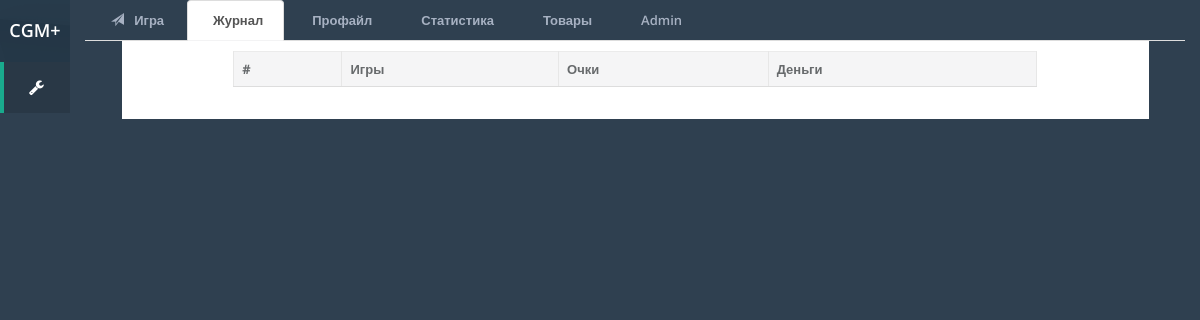
Before: /tree/history/ (signed in) with the older database file.
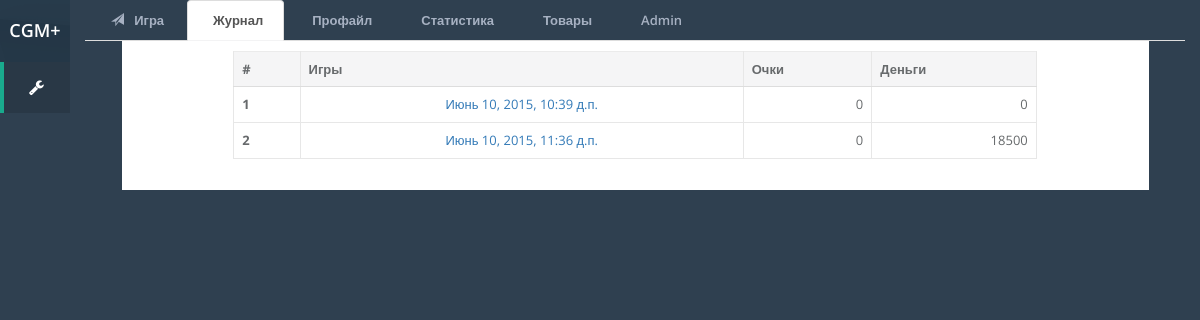
After: the same page with the newer database file.
### tree/models.py (models this page shows, shortened)
class User_rezult(models.Model):
    user_output = models.ForeignKey(User)
    question_output = models.CharField(max_length=200)
    answer_output = models.ForeignKey(Answer,blank = True,null = True)
    type_quest = models.CharField(max_length=200)
    point = models.IntegerField(default=0)
    money = models.IntegerField(default=0)
    session_output = models.CharField(max_length=36)
    date_create = models.DateTimeField(auto_now=True)
    best_choise = models.CharField(max_length=150)

### tree/views.py (the view)
def history(request):
    context = {}
    context = for_history(request, context)
    context = make_game(context,'act_history')
    return render(request, 'tree/history_1.html', context)

### tree/views.py (called while the page is built)
def make_game(context,active_tab):
    context["act_game"] = ''
    context["act_history"] = ''
    context["act_profile"] = ''
    context["act_statistic"] = ''
    context["act_prod"] = ''
    context[active_tab] = 'active'
    return context

def for_history(request, context):
    dict_sesions = {}
    list_sesions = []
    result = User_rezult.objects.filter(user_output=request.user)
    for i in result:
        dict_sesions[i.session_output] = i.date_create
    for key_d in dict_sesions:
        result_ses = User_rezult.objects.filter(session_output=key_d)
        sum_point = result_ses.aggregate(point = Sum("point"),money = Sum('money'))
        list_sesions.append(
            {'session_output': key_d, 'date_create': dict_sesions[key_d], "point":sum_point['point'],
            'money':sum_point['money'] })
    context["list_sesions"] = list_sesions
    context['count'] = 0
    return context

### tree/templates/tree/history_1.html
{% extends "gameplace.html" %}
{% block game %}
	<div style = "padding: 1%;" >
    <table class="table table-bordered table-bg table-width">
      <thead>
        <tr>
          <th>#</th>
          <th>Игры</th>
          <th>Очки</th>
          <th>Деньги</th>
        </tr>
      </thead>
      <tbody>
      {% for el_sesion in list_sesions %}
		    <tr>
          <th scope="row" >{{ forloop.counter }}</th>
            <td style="text-align:center;"><a href="/tree/session/{{ el_sesion.session_output }}/">{{el_sesion.date_create }}</a> </td>
            <td style="text-align:right;">  {{ el_sesion.point }}  </td>
            <td style="text-align:right;">  {{ el_sesion.money }}  </td>
        </tr>
	  {%endfor%}
      </tbody>
    </table>
  </div>
{% endblock %}

### templates/gameplace.html (shortened to what this page needs)
{% extends "base.html" %}
{% load staticfiles %}
{% block partleft %}
	{% include 'part_left.html' %}
{% endblock %}
{% block partmiddle %}
	<div >
	    <ul class="nav nav-tabs">
	      	<li role="presentation" class="{{act_game }}"><a href="/tree" ><span class="glyphicon glyphicon-send" ></span> &nbsp Игра</a></li>
        	<li role="presentation" class="{{act_history }}"><a href="/tree/history">Журнал</a></li>
        	<li role="presentation" class="{{act_profile }}"><a href="/tree/profile" >Профайл</a></li>
	      	<li role="presentation" class="{{act_statistic }}"><a href="/tree/statistic"  >Статистика</a></li>
	      	<li role="presentation" class="{{act_prod }}"><a href="/tree/part_prod"  >Товары</a></li>
	      	<li role="presentation" class=""><a href="/admin"  >Admin</a></li>
	    </ul>
	    <div class = "backg">
			{% block game %}{% endblock %}
	    </div>
	</div>
{% endblock %}

### templates/base.html (shortened to what this page needs)
<!DOCTYPE html PUBLIC "-//W3C//DTD XHTML 1.0 Strict//EN" "http://www.w3.org/TR/xhtml1/DTD/xhtml1-strict.dtd">
{% block html_declare %}
<html xmlns="http://www.w3.org/1999/xhtml">
{% endblock %}
	<head>
		{% load staticfiles %}
		<link href="{% static "css/bootstrap.css" %}" rel="stylesheet">
	    <link href="{% static "font-awesome/css/font-awesome.css" %}" rel="stylesheet">
		<link href="{% static "css/animate.css" %}" rel="stylesheet">
	    <link href="{% static "css/style.min.css" %}" rel="stylesheet">
	    <link href="{% static "css/project.css" %}" rel="stylesheet">
	</head>
	<body class="pace-done fixed-nav">
		<div >
			<nav class="navbar-default navbar-static-side" role="navigation">
		        <div class="sidebar-collapse">
					{% block partleft %}
					{% endblock %}
			    </div>
			</nav>
			<div id="page-wrapper">
				{% block partmiddle %}
				{% endblock %}
			</div>
		</div>
	</body>
</html>

### templates/part_left.html (shortened to what this page needs)
<ul class="nav" id="side-menu">
	<li class="nav-header">
		<div class="logo-element">
			CGM+
		</div>
	</li>
	<li class="active">
		<a href="index.html"><i class="fa fa-wrench"></i> <span class="nav-label">Доступные игры</span> </a>
	</li>
</ul>

### static/css/project.css (style rules this page uses)
.table-width { width: 80%; margin-left: 10% ; }
td { text-align: left; }
.backg { background-color: #fff; border-left: 1px solid #fff; border-right: 1px solid #fff; border-bottom: 1px solid #fff; width: 1027px; margin-left: auto; margin-right: auto; }
.nav-tabs>li.active>a, .nav-tabs>li.active>a:focus, .nav-tabs>li.active>a:hover { -moz-border-bottom-colors: none; -moz-border-left-colors: none; -moz-border-right-colors: none; -moz-border-top-colors: none; background: 0 0; border-color: #ddd #ddd transparent; border-bottom: #f3f3f4; border-image: none; border-style: solid; border-width: 1px; background-color:#fff; cursor: default; }

Changed rows visible on the page:
added User_rezult: date_create "Июнь 10, 2015, 10:39 д.п."
added User_rezult: date_create "Июнь 10, 2015, 11:36 д.п."
Other visible differences:
new list line: "1 0 0"
new list line: "2 0 18500"
